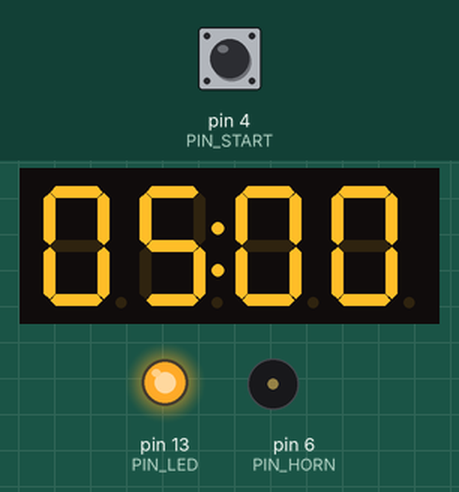
Simulated run of this sketch. Board: Arduino Uno, built with avr-gcc and run on an emulated ATmega328P. On the bench: 4-digit seven-segment display, output pins drawn as LEDs (lit = HIGH), buzzer (waves = sounding, pin HIGH). Dashed ring = blinking. The test bench sets the inputs (shaded band); at power-on: pin 4 (PIN_START) HIGH.

Above: at 1.2 s.
1.3 s: pin 4 (PIN_START) pulled LOW for 0.15 s
At 1.8 s:
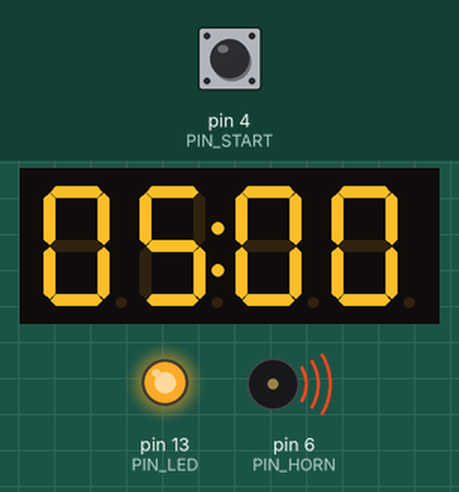
At 2.4 s:
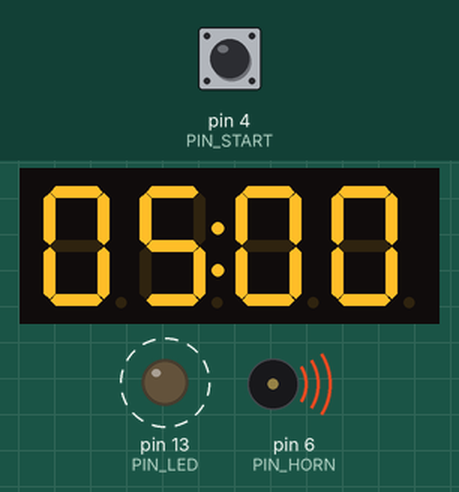
Timing chart, 0 to 10.4 s (numbered marks = the images above; inputs shaded):
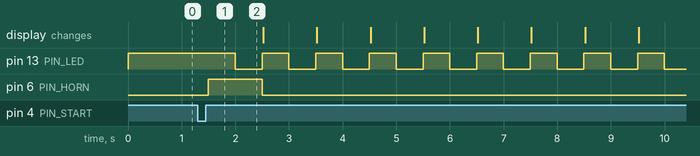

Measured:
- after the input at 1.3 s, pin 13 (PIN_LED): alternates HIGH for 0.50 s and LOW for 0.50 s, starting after 0.70 s; pin 6 (PIN_HORN): LOW → HIGH after 0.20 s, → LOW 1.0 s later

The sketch:

RegattaStartTimer.ino
```cpp
#include <Arduino.h>
#include <TM1637Display.h>

constexpr uint8_t PIN_TM_DIO = 2;
constexpr uint8_t PIN_TM_CLK = 3;
constexpr uint8_t PIN_START = 4;
constexpr uint8_t PIN_HORN = 6;
constexpr uint8_t PIN_LED = 13;

constexpr uint16_t START_SECONDS = 5 * 60;
constexpr uint32_t COUNTDOWN_MS = START_SECONDS * 1000UL;
constexpr uint32_t SOUND_AT_FIVE_MS = 1000;
constexpr uint32_t SOUND_AT_FOUR_MS = 1000;
constexpr uint32_t SOUND_AT_ONE_MS = 1000;
constexpr uint32_t SOUND_AT_START_MS = 2000;
constexpr uint32_t MAX_HORN_MS = 5000;

constexpr uint32_t DEBOUNCE_MS = 50;
constexpr uint32_t RESET_HOLD_MS = 3000;
constexpr uint32_t PRESS_GAP_MS = 1000;
constexpr uint8_t DISPLAY_BRIGHTNESS = 5;  // 0–7
constexpr uint8_t COLON_MASK = 0x40;        // 0x00 ukrywa separator

static_assert(SOUND_AT_FIVE_MS > 0 && SOUND_AT_FIVE_MS <= MAX_HORN_MS &&
              SOUND_AT_FOUR_MS > 0 && SOUND_AT_FOUR_MS <= MAX_HORN_MS &&
              SOUND_AT_ONE_MS > 0 && SOUND_AT_ONE_MS <= MAX_HORN_MS &&
              SOUND_AT_START_MS > 0 && SOUND_AT_START_MS <= MAX_HORN_MS,
              "Kazdy sygnal musi trwac od 1 do MAX_HORN_MS milisekund");

struct SoundCue {
  uint32_t atMs;
  uint32_t durationMs;
};

constexpr SoundCue SOUND_CUES[] = {
  {0UL, SOUND_AT_FIVE_MS},
  {60UL * 1000, SOUND_AT_FOUR_MS},
  {240UL * 1000, SOUND_AT_ONE_MS},
  {COUNTDOWN_MS, SOUND_AT_START_MS},
};

TM1637Display display(PIN_TM_CLK, PIN_TM_DIO);
uint16_t displayedSeconds = UINT16_MAX;
bool cycleActive = false;
uint32_t cycleStartedAt = 0;

bool rawPressed = false;
bool stablePressed = false;
bool pressTracked = false;
bool startPermitted = false;
bool releaseGapActive = false;
uint32_t rawChangedAt = 0;
uint32_t pressStartedAt = 0;
uint32_t releasedAt = 0;

void showTime(uint16_t seconds) {
  if (displayedSeconds == seconds) {
    return;
  }
  displayedSeconds = seconds;
  const int minutesAndSeconds = (seconds / 60) * 100 + seconds % 60;
  display.showNumberDecEx(minutesAndSeconds, COLON_MASK, true);
}

void updateButton(uint32_t now) {
  const bool reading = digitalRead(PIN_START) == LOW;
  if (reading != rawPressed) {
    rawPressed = reading;
    rawChangedAt = now;
    if (rawPressed && !stablePressed) {
      // Sprawdzamy przerwę w chwili naciśnięcia, przed upływem debounce.
      const bool gapPassed = !releaseGapActive || now - releasedAt >= PRESS_GAP_MS;
      startPermitted = !cycleActive && gapPassed;
    }
  }

  if (rawPressed != stablePressed && now - rawChangedAt >= DEBOUNCE_MS) {
    stablePressed = rawPressed;
    if (stablePressed) {
      pressStartedAt = rawChangedAt;
      pressTracked = true;
    } else {
      if (pressTracked) {
        if (rawChangedAt - pressStartedAt >= RESET_HOLD_MS) {
          cycleActive = false;
        } else if (startPermitted) {
          cycleStartedAt = now;
          cycleActive = true;
        }
      }
      pressTracked = false;
      releasedAt = rawChangedAt;
      releaseGapActive = true;
    }
  }

  if (pressTracked && rawPressed && now - pressStartedAt >= RESET_HOLD_MS) {
    cycleActive = false;
    pressTracked = false;
  }

  if (!rawPressed && !stablePressed && releaseGapActive &&
      now - releasedAt >= PRESS_GAP_MS) {
    releaseGapActive = false;
  }
}

void updateOutputs(uint32_t elapsedMs) {
  if (!cycleActive) {
    digitalWrite(PIN_HORN, LOW);
    digitalWrite(PIN_LED, HIGH);
    showTime(START_SECONDS);
    return;
  }

  bool hornOn = false;
  for (const SoundCue& cue : SOUND_CUES) {
    if (elapsedMs >= cue.atMs && elapsedMs - cue.atMs < cue.durationMs) {
      hornOn = true;
      break;
    }
  }
  digitalWrite(PIN_HORN, hornOn ? HIGH : LOW);

  if (elapsedMs >= COUNTDOWN_MS) {
    digitalWrite(PIN_LED, HIGH);
    showTime(0);
  } else {
    const bool ledOn = (elapsedMs / 500UL) % 2 == 0;
    digitalWrite(PIN_LED, ledOn ? HIGH : LOW);
    // Zaokrąglamy w górę, aby 00:00 pojawiło się z sygnałem startu.
    showTime((COUNTDOWN_MS - elapsedMs + 999UL) / 1000UL);
  }
}

void setup() {
  digitalWrite(PIN_HORN, LOW);
  pinMode(PIN_HORN, OUTPUT);
  pinMode(PIN_LED, OUTPUT);
  pinMode(PIN_START, INPUT_PULLUP);

  // Przycisk zastany wciśnięty przy zasilaniu nie może uruchomić cyklu.
  rawPressed = stablePressed = digitalRead(PIN_START) == LOW;
  rawChangedAt = millis();

  display.setBrightness(DISPLAY_BRIGHTNESS);
  updateOutputs(0);
}

void loop() {
  const uint32_t now = millis();
  if (cycleActive && now - cycleStartedAt >= COUNTDOWN_MS + SOUND_AT_START_MS) {
    cycleActive = false;
  }
  updateButton(now);
  updateOutputs(now - cycleStartedAt);
}
```
